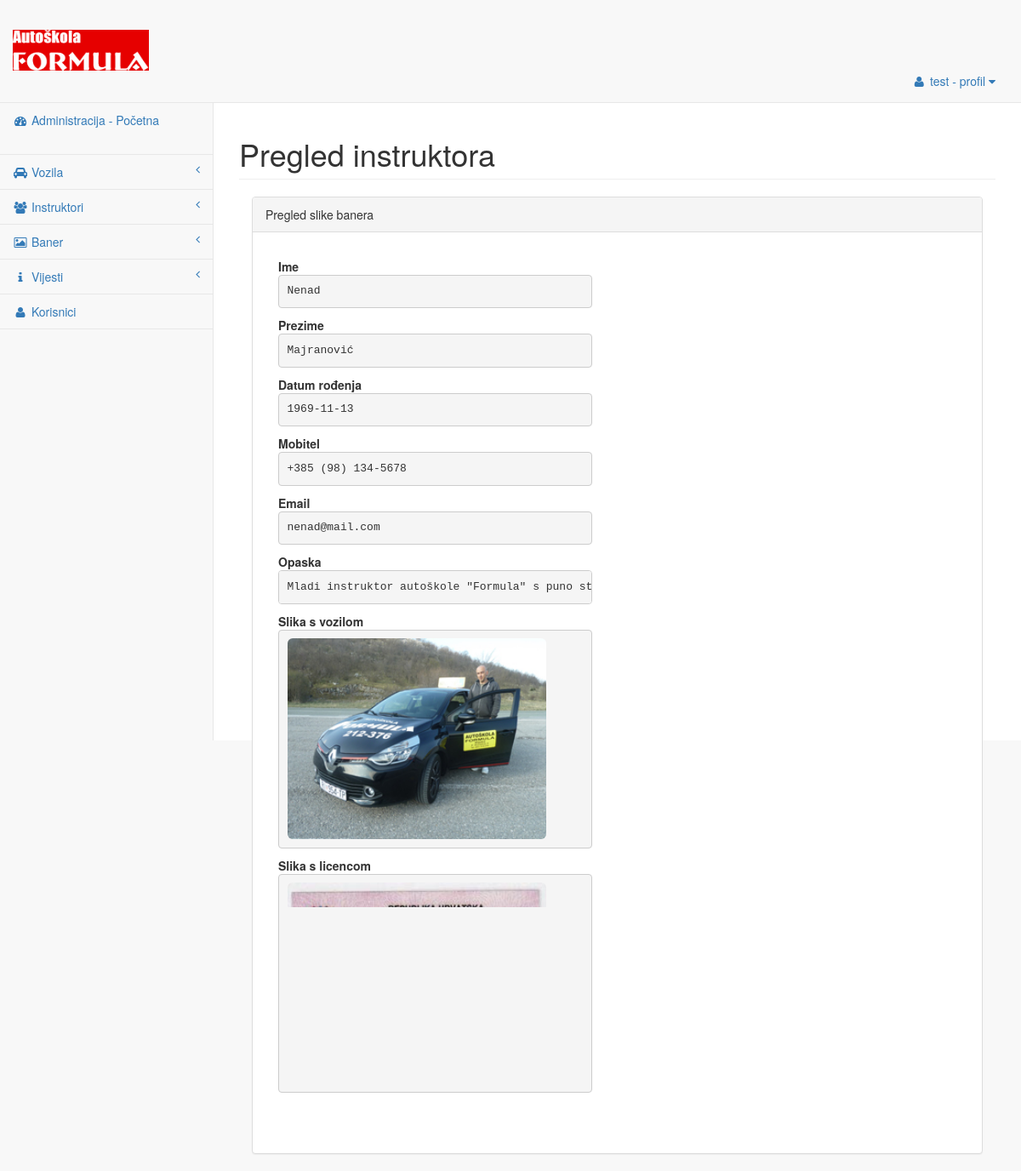
The app's page /admin/driver/view/179 (signed in) with its own data.
### tables this page shows
CREATE TABLE IF NOT EXISTS `drivers` (
  `id` int(11) NOT NULL,
  `name` varchar(64) NOT NULL,
  `surname` varchar(32) NOT NULL,
  `birthdate` date NOT NULL,
  `mobile_phone` varchar(18) NOT NULL,
  `email` varchar(128) NOT NULL,
  `remark` varchar(634) NOT NULL,
  `id_admin` int(11) NOT NULL,
  `permalink` varchar(128) NOT NULL,
  `licence` varchar(128) NOT NULL,
  `id_vehicle` int(11) NOT NULL,
  `creation_datetime` datetime NOT NULL,
  `lastupdate_datetime` datetime NOT NULL
);

### admin/tpl/driver.php (the view, shortened to what this page needs)
<?php
	$html_data = array(
		'title' 		=> 'Pregled instruktora slike - '.BRANDNAME,
		'description'	=> '',
		'author' 		=> 'Autoškola Formula',
		'page_title'	=> 'Pregled instruktora',
		'button'		=> array('name' => 'add_banner', 'value' => 'true', 'text' => 'Dodaj sliku')
	);
	if(@$request_arr[1] === 'view' AND !empty(@$request_arr[2])) {
		if(is_numeric($request_arr[2])) {
			$driver_id = $db->real_escape_string($request_arr[2]);
			$driver_data_query = '
			SELECT *
			FROM drivers
			WHERE (drivers.id = \''.$driver_id.'\')
			';
			$driver_data = $db->query($driver_data_query);
			if(!$driver_data = $driver_data->fetch_assoc()) {
				header('Location: /drivers'); exit;
			}
		}
	}
?>
<!DOCTYPE html>
<html lang="hr">
<head>
    <link href="<?=BASE_URL?>tpl/css/bootstrap.css" rel="stylesheet">
    <link href="<?=BASE_URL?>tpl/css/metisMenu.css" rel="stylesheet">
    <link href="<?=BASE_URL?>tpl/css/dataTables.bootstrap.css" rel="stylesheet">
    <link href="<?=BASE_URL?>tpl/css/dataTables.responsive.css" rel="stylesheet">
    <link href="<?=BASE_URL?>tpl/css/sb-admin-2.css" rel="stylesheet">
    <link href="<?=BASE_URL?>tpl/css/font-awesome.css" rel="stylesheet" type="text/css">
</head>
<body>
    <div id="wrapper">
        <div id="page-wrapper">
            <div class="row">
                <div class="col-lg-12">
                    <h1 class="page-header"><?=$html_data['page_title'];?></h1>
                </div>
            </div>
			<div class="col-lg-12">
				<div class="panel panel-default">
					<div class="panel-heading">
						Pregled slike banera
					</div>
					<div class="panel-body">
						<div class="row">
							<div class="col-lg-6">
								<form role="form" method="POST" accept-charset="UTF-8" enctype="multipart/form-data" id="bannerForm">
									<div class="panel-body">
											<dl>
											<dt>Ime</dt>
											<dd><pre><?=@$driver_data['name'];?></pre></dd>
											<dt>Prezime</dt>
											<dd><pre><?=@$driver_data['surname'];?></pre></dd>
											<dt>Datum rođenja</dt>
											<dd><pre><?=@$driver_data['birthdate'];?></pre></dd>
											<dt>Mobitel</dt>
											<dd><pre><?=@$driver_data['mobile_phone'];?></pre></dd>
											<dt>Email</dt>
											<dd><pre><?=@$driver_data['email'];?> </pre></dd>
											<dt>Opaska </dt>
											<dd><pre><?=@$driver_data['remark'];?> </pre></dd>
											<dt>Slika s vozilom</dt>
<dd><pre><img src="/admin/<?=@$driver_data['permalink'];?>" class="img-rounded" alt="<?=@$driver_data['name'];?>" width="304" height="236"></pre></dd>
											<dt>Slika s licencom</dt>
											<dd><pre><img src="/admin/<?=@$driver_data['licence'];?>" class="img-rounded" alt="<?=@$banner_data['name'];?>" width="304" height="236"></pre></dd>
										</dl>
										<hr/>
									</div>
								</form>
							</div>
						</div>
					</div>
				</div>
			</div>
        </div>
    </div>
</body>
</html>

### admin/tpl/css/metisMenu.css (style rules this page uses)
.arrow { float: right; line-height: 1.42857; }
.fa.arrow:before { content: "\f104"; }

### admin/tpl/css/sb-admin-2.css (style rules this page uses)
body { background-color: #f8f8f8; }
#wrapper { width: 100%; }
#page-wrapper { padding: 0 15px; min-height: 568px; background-color: #fff; }
@media (min-width:768px) { #page-wrapper { position: inherit; margin: 0 0 0 250px; padding: 0 30px; border-left: 1px solid #e7e7e7; } }
.navbar-top-links { margin-right: 0; }
.navbar-top-links li { display: inline-block; }
.navbar-top-links li:last-child { margin-right: 15px; }
.navbar-top-links li a { padding: 15px; min-height: 50px; }
.sidebar .sidebar-nav.navbar-collapse { padding-right: 0; padding-left: 0; }
.sidebar ul li { border-bottom: 1px solid #e7e7e7; }
.sidebar .arrow { float: right; }
.sidebar .fa.arrow:before { content: "\f104"; }
@media (min-width:768px) { .sidebar { z-index: 1; position: absolute; width: 250px; margin-top: 51px; } }

### records on screen
drivers: name "Nenad", surname "Majranović", birthdate "1969-11-13", mobile_phone "+385 (98) 134-5678", email "nenad@mail.com", remark "Mladi instruktor autoškole \"Formula\" s puno…", permalink (picture), licence (picture)

### other values on screen
$html_data['page_title'] "Pregled instruktora"
